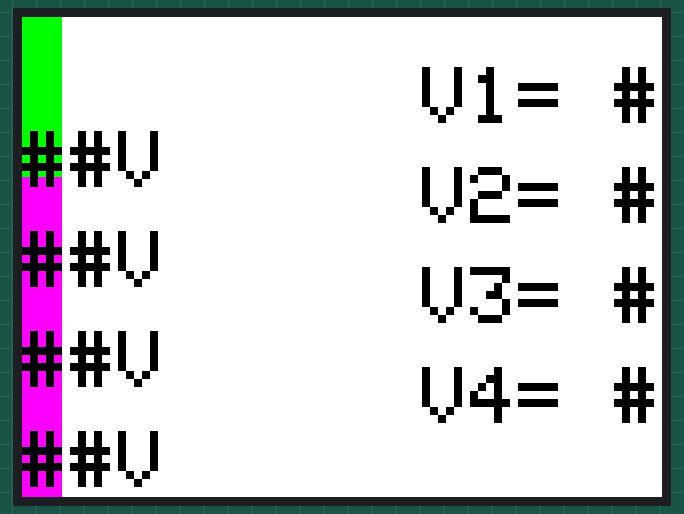
Recording of a sketch running on a simulated Arduino Uno, built with avr-gcc and run on an emulated ATmega328P. Parts: 320×240 colour display. What the sketch prints to the serial monitor is not drawn.

Above: at 0.3 s.

The sketch:

Screen_buttons.ino
```cpp
/*
TFT LCD test
Found 0x9486 LCD driver
TFT size is 320x480

*/
#include <Adafruit_GFX.h>    // Core graphics library
#include <Adafruit_TFTLCD.h> // Hardware-specific library
#include <TouchScreen.h>

#if defined(__SAM3X8E__)
    #undef __FlashStringHelper::F(string_literal)
    #define F(string_literal) string_literal
#endif

#define YP A2  // must be an analog pin, use "An" notation!
#define XM A3  // must be an analog pin, use "An" notation!
#define YM 8   // can be a digital pin
#define XP 9   // can be a digital pin

#define TS_MINX 130
#define TS_MAXX 905

#define TS_MINY 75
#define TS_MAXY 930

TouchScreen ts = TouchScreen(XP, YP, XM, YM, 300);

#define LCD_CS A3
#define LCD_CD A2
#define LCD_WR A1
#define LCD_RD A0
// optional
#define LCD_RESET A4

// Assign human-readable names to some common 16-bit color values:
#define  BLACK   0x0000
#define BLUE    0x001F
#define RED     0xF800
#define GREEN   0x07E0
#define CYAN    0x07FF
#define MAGENTA 0xF81F
#define YELLOW  0xFFE0
#define WHITE   0xFFFF

long int unsigned times = 0; //maybe need to optimize this one day
bool going = false;
int counting;
int countdown = 180;

#include <MCUFRIEND_kbv.h>
MCUFRIEND_kbv tft;
// If using the shield, all control and data lines are fixed, and
// a simpler declaration can optionally be used:
// Adafruit_TFTLCD tft;

void setup(void) {
  Serial.begin(9600);

  tft.reset();

  uint16_t identifier = tft.readID(); //for our screen, this is 0x9486

  tft.begin(identifier);
  //Serial.print("TFT size is "); Serial.print(tft.width()); Serial.print("x"); Serial.println(tft.height()); this is 320x480 for our screen
  tft.setRotation(1);
  //Sets coordinates for screen rotation
  //0: Portrait mode with bezel at bottom, (0,0) is near the usb connector/reset button on Redboard
  //1, 2, 3: continue rotating, CLOCKWISE (so use orientation 3 for the final build if the bezel will be on the left)
  //The rotation of the screen, and the coordinate grid of the screen geometry is TOTALLY INDEPENDENT OF THE TOUCHSCREEN'S REPORTING

  //making the background
  tft.fillScreen(WHITE);
  //making buttons and text fields
  tft.fillRect(300,160,180,160,GREEN); //1000>x>600 and 900>y>500
  tft.fillRect(300,0,180,160,MAGENTA); //940ish>x>620 (130 to 905 y total so 522 is the middle)
  tft.setTextSize(12);
  tft.setTextColor(BLACK);
  tft.setRotation(3); //set the rotation down here so that the text will draw correctly. Maybe the program could start at rotation 3 and then switch to 1 right before the flag goes up?
  //for rotation 3, upper right corner is 0,0
  pinMode(XM, OUTPUT);
  pinMode(YP, OUTPUT);

  }

#define MINPRESSURE 10
#define MAXPRESSURE 1000

void loop() {
  //tft.fillRect(200,0,200,275,WHITE);
  if((micros()-times) >= 980000) {countdown--;times=micros();Serial.println(micros());Serial.println(times);tft.fillRect(200,275,300,275,WHITE);}

  TSPoint p = ts.getPoint();
  pinMode(XM, OUTPUT);
  pinMode(YP, OUTPUT);

  if(p.z > MINPRESSURE && p.z < MAXPRESSURE) { //touch coordinate scailing from tftpaint
    p.x = p.x + p.y;
    p.y = p.x - p.y;
    p.x = p.x - p.y;
    p.x = map(p.x, TS_MINX, TS_MAXX, tft.width(), 0);
    p.y = tft.height()-(map(p.y, TS_MINY, TS_MAXY, tft.height(), 0));
    //Serial.print(p.x);Serial.print(" ");Serial.println(p.y);
    if(p.y > 200) { //remember the screen coordinate system was rotated and even with the mapping the touch coords are still kind of weird
      if(p.x < 242) { //green
      //Serial.print("Green");
      times = micros();
      going = true;
      countdown = 180;
      tft.fillRect(200,275,300,275,WHITE);
    }
      else {
        going = false;
        tft.fillRect(200,275,300,275,WHITE);
        /*Serial.print("Magenta");*/
        } //magenta
  }
  }
  tft.setTextSize(4); //12 is fine for word but WAY too big for the screen. Seems to be a scale value for the text
  tft.setTextColor(BLACK);
  tft.setCursor(200,25);
  tft.print("V1= ");tft.print("###");tft.print("V"); //println will go down a line, but it will also go back to the origin which is very annoying
  tft.setCursor(200,75); //you must therefore still update the cursor's position for each new line
  tft.print("V2= ");tft.print("###");tft.print("V");
  tft.setCursor(200,125);
  tft.print("V3= ");tft.print("###");tft.print("V");
  tft.setCursor(200,175);
  tft.print("V4= ");tft.print("###");tft.print("V");
  tft.setCursor(200,275);
  if(going) {tft.setTextColor(RED);
    //tft.print("Timer: ");tft.print((micros())/(60*1000000));tft.print(":");tft.print((time-micros())%(60*1000000));
    if(countdown < 0) {tft.print("Timer: ");tft.print(0);}
    else {tft.print("Timer: ");tft.print(countdown/60);tft.print(":");tft.print(countdown%60);}
  }
  else {
    tft.setTextColor(BLUE);
    tft.print("Timer: #:##");
  }

}
```
